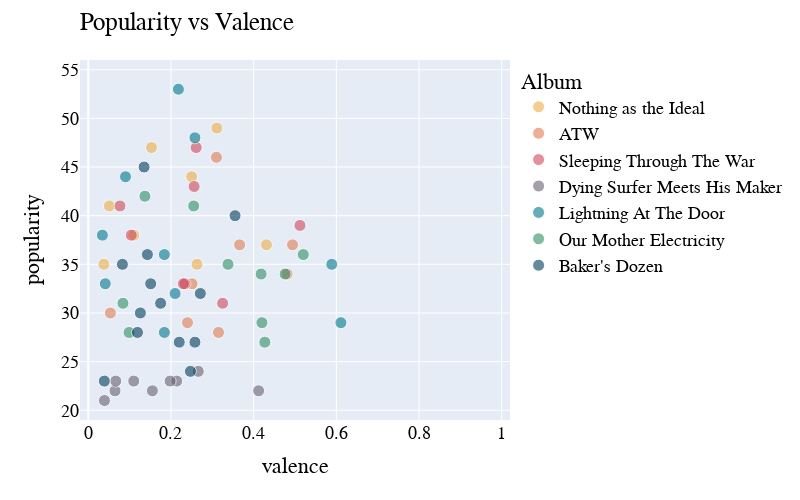

Notebook source saved alongside this figure:
### Code cell
fig = px.scatter(atw, x='valence', y='popularity', color='album_name', custom_data=['name'], color_discrete_map=cpal_px, opacity=0.6)

fig.update_traces(marker=dict(size=12,
                              line=dict(width=1,
                                        color='white')),
                  selector=dict(mode='markers'))
fig.update_traces(hovertemplate='%{customdata[0]}')
fig.update_layout(
    title="Popularity vs Valence",
    legend_title="Album",
    title_x=0.1, 
    width=800,
    height=500,
    font_family="ROCKABILLY",
    font_color="black",
    font_size=18,
    title_font_family="Boucherie Block",
    legend_title_font_family="Boucherie Block")
fig.update_yaxes(range=[19,56])
fig.update_xaxes(range=[-0.02,1.02])
fig.show()

### Figure 1 — Plotly figure (JSON) as saved in the notebook; plotly's stock layout.template omitted (floating-point values rounded to 4 significant figures)
{"data": [{"customdata": [["Saturnine & Iron Jaw"], ["Enemy of My Enemy"], ["Everest"], ["See You Next Fall"], ["The Children of Coyote Woman"], ["41"], ["Lights Out"], ["Rats in Ruin"]], "hovertemplate": "%{customdata[0]}", "legendgroup": "Nothing as the Ideal", "marker": {"color": "#edae49", "line": {"color": "white", "width": 1}, "opacity": 0.6, "size": 12, "symbol": "circle"}, "mode": "markers", "name": "Nothing as the Ideal", "orientation": "v", "showlegend": true, "type": "scatter", "x": [0.11, 0.311, 0.051, 0.431, 0.153, 0.25, 0.263, 0.0378], "xaxis": "x", "y": [38, 49, 41, 37, 47, 44, 35, 35], "yaxis": "y"}, {"customdata": [["Fishbelly 86 Onions"], ["Workhorse"], ["1st vs. 2nd"], ["Half-Tongue"], ["Diamond"], ["Harvest Feast"], ["HJTC"], ["Rob's Dream"]], "hovertemplate": "%{customdata[0]}", "legendgroup": "ATW", "marker": {"color": "#df7c52", "line": {"color": "white", "width": 1}, "opacity": 0.6, "size": 12, "symbol": "circle"}, "mode": "markers", "name": "ATW", "orientation": "v", "showlegend": true, "type": "scatter", "x": [0.481, 0.366, 0.315, 0.494, 0.31, 0.251, 0.0535, 0.24], "xaxis": "x", "y": [34, 37, 28, 37, 46, 33, 30, 29], "yaxis": "y"}, {"customdata": [["Bulls"], ["Don't Bring Me Coffee"], ["Bruce Lee"], ["3-5-7"], ["Am I Going Up?"], ["Alabaster"], ["Cowboy Kirk"], ["Internet"]], "hovertemplate": "%{customdata[0]}", "legendgroup": "Sleeping Through The War", "marker": {"color": "#d1495b", "line": {"color": "white", "width": 1}, "opacity": 0.6, "size": 12, "symbol": "circle"}, "mode": "markers", "name": "Sleeping Through The War", "orientation": "v", "showlegend": true, "type": "scatter", "x": [0.104, 0.0767, 0.234, 0.256, 0.261, 0.512, 0.325, 0.23], "xaxis": "x", "y": [38, 41, 33, 43, 47, 39, 31, 33], "yaxis": "y"}, {"customdata": [["Call Me Star"], ["El Centro"], ["Dirt Preachers"], ["This Is Where It Falls Apart"], ["Mellowing"], ["Open Passageways"], ["Instrumental 2 (Welcome To The Caveman Future)"], ["Talisman"], ["Blood And Sand / Milk And Endless Waters"]], "hovertemplate": "%{customdata[0]}", "legendgroup": "Dying Surfer Meets His Maker", "marker": {"color": "#696174", "line": {"color": "white", "width": 1}, "opacity": 0.6, "size": 12, "symbol": "circle"}, "mode": "markers", "name": "Dying Surfer Meets His Maker", "orientation": "v", "showlegend": true, "type": "scatter", "x": [0.266, 0.214, 0.0647, 0.155, 0.412, 0.198, 0.0391, 0.0665, 0.11], "xaxis": "x", "y": [24, 23, 22, 22, 22, 23, 21, 23, 23], "yaxis": "y"}, {"customdata": [["Funeral For A Great Drunken Bird"], ["When God Comes Back"], ["The Marriage Of Coyote Woman"], ["Swallowed By The Sea"], ["Charles William"], ["The Death Of Coyote Woman"], ["Romany Dagger"], ["Mountain"], ["Romany Dagger (Remended)"], ["Surface-To-Air Whistle"]], "hovertemplate": "%{customdata[0]}", "legendgroup": "Lightning At The Door", "marker": {"color": "#00798c", "line": {"color": "white", "width": 1}, "opacity": 0.6, "size": 12, "symbol": "circle"}, "mode": "markers", "name": "Lightning At The Door", "orientation": "v", "showlegend": true, "type": "scatter", "x": [0.0341, 0.218, 0.258, 0.0412, 0.0901, 0.184, 0.589, 0.21, 0.184, 0.611], "xaxis": "x", "y": [38, 53, 48, 33, 44, 36, 35, 32, 28, 29], "yaxis": "y"}, {"customdata": [["Heavy/Like a Witch"], ["The Urn"], ["Bloodhounds"], ["Guns"], ["Elk.Blood.Heart"], ["Until It Unwinds"], ["Easy"], ["Family Song for the Leaving"], ["Right Hand"], ["I Can't Even See Myself (Bonus)"]], "hovertemplate": "%{customdata[0]}", "legendgroup": "Our Mother Electricity", "marker": {"color": "#318F63", "line": {"color": "white", "width": 1}, "opacity": 0.6, "size": 12, "symbol": "circle"}, "mode": "markers", "name": "Our Mother Electricity", "orientation": "v", "showlegend": true, "type": "scatter", "x": [0.255, 0.52, 0.476, 0.418, 0.137, 0.427, 0.0839, 0.0987, 0.338, 0.42], "xaxis": "x", "y": [41, 36, 34, 34, 42, 27, 31, 28, 35, 29], "yaxis": "y"}, {"customdata": [["Real Hippies Are Cowboys"], ["Mama Is a Shining Star"], ["Hush, I'm on TV"], ["Holding Your Breath Across the River"], ["Tour Death Song"], ["Tiger's Pit"], ["6969 WXL THE CAGE"], ["L'hotel Serein"], ["Acid Face"], ["Slow City"], ["Silver To Rust"], ["Blacksnake Blues"], ["Fall Into Place"]], "hovertemplate": "%{customdata[0]}", "legendgroup": "Baker's Dozen", "marker": {"color": "#003d5b", "line": {"color": "white", "width": 1}, "opacity": 0.6, "size": 12, "symbol": "circle"}, "mode": "markers", "name": "Baker's Dozen", "orientation": "v", "showlegend": true, "type": "scatter", "x": [0.126, 0.0389, 0.271, 0.175, 0.143, 0.151, 0.247, 0.355, 0.258, 0.22, 0.119, 0.135, 0.0826], "xaxis": "x", "y": [30, 23, 32, 31, 36, 33, 24, 40, 27, 27, 28, 45, 35], "yaxis": "y"}], "layout": {"font": {"color": "black", "family": "ROCKABILLY", "size": 18}, "height": 500, "legend": {"title": {"font": {"family": "Boucherie Block"}, "text": "Album"}, "tracegroupgap": 0}, "margin": {"t": 60}, "title": {"font": {"family": "Boucherie Block"}, "text": "Popularity vs Valence", "x": 0.1}, "width": 800, "xaxis": {"anchor": "y", "domain": [0, 1], "range": [-0.02, 1.02], "title": {"text": "valence"}, "type": "linear"}, "yaxis": {"anchor": "x", "domain": [0, 1], "range": [19, 56], "title": {"text": "popularity"}, "type": "linear"}}}
